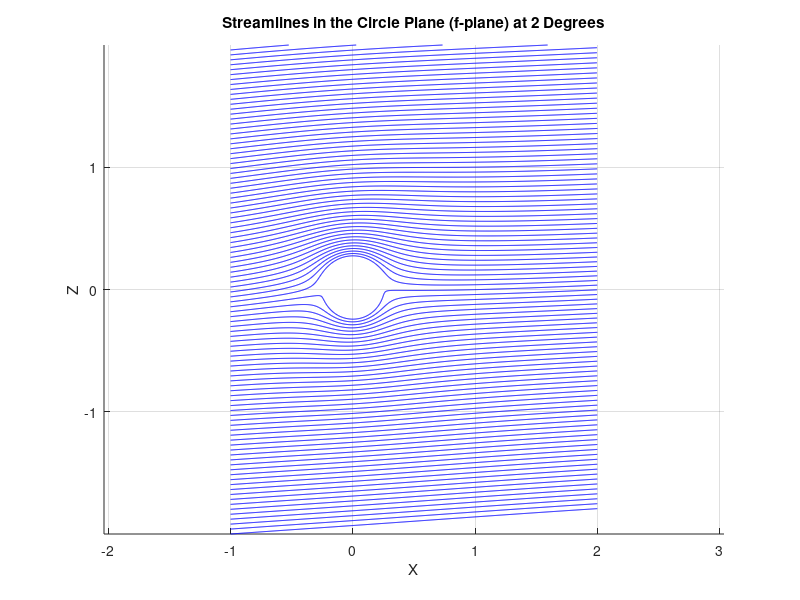
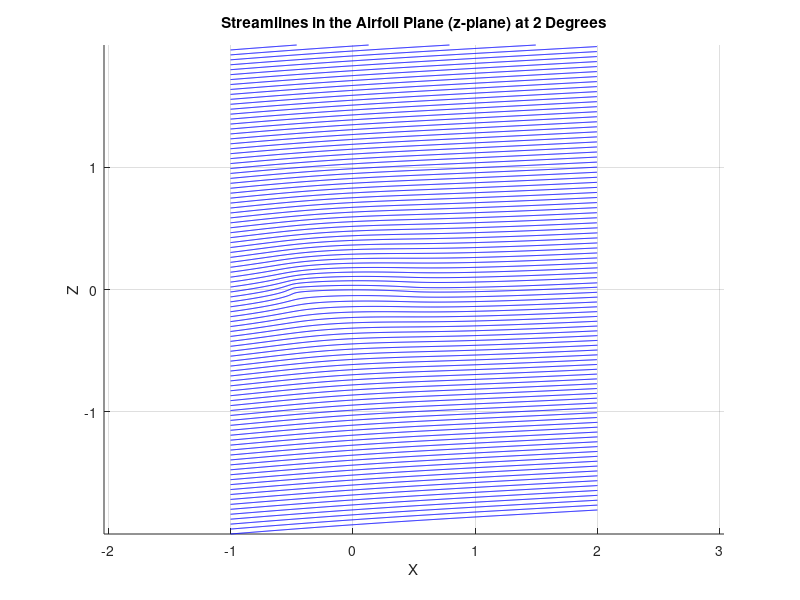

The MATLAB source for these figures, in order:
% Clear workspace and close figures
clear all; close all; clc;

% Define parameters
c = 1;                   % Chord length
beta = 2 * pi / 180;     % Camber angle
alpha = 4 * pi / 180;    % Angle of attack
u_inf = 1;               % Freestream velocity
a = (c / 4) * sec(beta); % Radius
m = a * sin(beta);       % Camber offset
mu = 1i * m;             % Center of circle
gamma = 4 * pi * a * u_inf * sin(alpha + beta); % Circulation

% Define grid for flow field
x_range = [-2, 2];
z_range = [-2, 2];
[X, Z] = meshgrid(linspace(x_range(1), x_range(2), 100), linspace(z_range(1), z_range(2), 100));

% Initialize complex potential arrays for circle plane and airfoil plane
w_circle = zeros(size(X));
w_airfoil = zeros(size(X));

% Compute complex potential for flow around the circle (f-plane)
for i = 1:size(X, 1)
    for j = 1:size(X, 2)
        ff = X(i, j) + 1i * Z(i, j);
        w_circle(i, j) = (u_inf * exp(-1i * alpha)) + ((1i * gamma) / (2 * pi)) * (1 / (ff - mu)) ...
                         - (u_inf * (a^2)) * (exp(1i * alpha) / (ff - mu)^2);
    end
end

% Streamline plot for the circle (f-plane)
figure();
streamline(X, Z, real(w_circle), -imag(w_circle), ones(size(X(:, 1)))-2, Z(:, 1));
title('Streamlines in the Circle Plane (f-plane) at 2 Degrees');
xlabel('X');
ylabel('Z');
axis equal;
grid on;

% Compute complex potential for the airfoil plane (z-plane) using the Joukowski transformation
for i = 1:size(X, 1)
    for j = 1:size(X, 2)
        tt = X(i, j) + 1i * Z(i, j);
        
        % Joukowski inverse transformation to find points in the f-plane
        if real(tt) < 0
            ff = 0.5 * (tt - sqrt(tt^2 - (c^2) / 4));
        else
            ff = 0.5 * (tt + sqrt(tt^2 - (c^2) / 4));
        end
        
        % Complex potential in f-plane and adjusted in z-plane
        w_airfoil_f = (u_inf * exp(-1i * alpha)) + ((1i * gamma) / (2 * pi)) * (1 / (ff - mu)) ...
                      - (u_inf * (a^2)) * (exp(1i * alpha) / (ff - mu)^2);
        w_airfoil(i, j) = w_airfoil_f / (1 - (c^2 / (16 * ff^2))); % Adjusted velocity in z-plane
    end
end

% Streamline plot for the airfoil (z-plane)
figure();
streamline(X, Z, real(w_airfoil), -imag(w_airfoil), ones(size(X(:, 1)))-2, Z(:, 1));
title('Streamlines in the Airfoil Plane (z-plane) at 2 Degrees');
xlabel('X');
ylabel('Z');
axis equal;
grid on;
